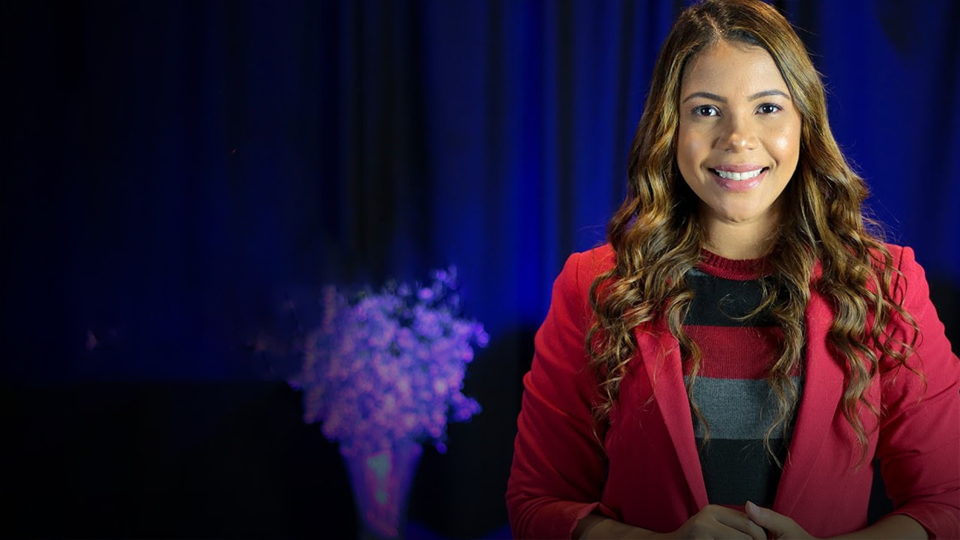
#> input picture bg_test.png, 1920 x 1080 px (shown at 1/2 size)
$ python -i preprocessor.py   (imports and definitions only)
#> lines starting #> are read from the running program, lines starting #| are printed output that depends on the picture
"""
Module tiền xử lý ảnh bằng Pillow (PIL).
Resize ảnh trên RAM trước khi đưa vào FFmpeg để tăng tốc render.
"""

from PIL import Image
from pathlib import Path
import tempfile
import os

# Kích thước chuẩn
LONG_SIZE = (1920, 1080)   # 16:9
SHORT_SIZE = (1080, 1920)  # 9:16


# [10 lines left out: function get_target_size, not called in this run]


def center_crop_resize(img: Image.Image, target_size: tuple) -> Image.Image:
    """
    Center crop và resize ảnh về kích thước đích.
    Giữ nguyên tỉ lệ bằng cách crop trung tâm trước, rồi resize.

    Args:
        img: PIL Image object
        target_size: (width, height)

    Returns:
        PIL Image đã resize
    """
    target_w, target_h = target_size
    target_ratio = target_w / target_h

    img_w, img_h = img.size
    img_ratio = img_w / img_h

    if img_ratio > target_ratio:
        # Ảnh rộng hơn → crop 2 bên
        new_w = int(img_h * target_ratio)
        offset_x = (img_w - new_w) // 2
        img = img.crop((offset_x, 0, offset_x + new_w, img_h))
    elif img_ratio < target_ratio:
        # Ảnh cao hơn → crop trên dưới
        new_h = int(img_w / target_ratio)
        offset_y = (img_h - new_h) // 2
        img = img.crop((0, offset_y, img_w, offset_y + new_h))

    # Resize về kích thước đích
    img = img.resize(target_size, Image.LANCZOS)
    return img


# [43 lines left out: functions preprocess_image, preprocess_batch, not called in this run]


def crop_short_from_long_bg(image_path: str) -> Image.Image:
    """
    Cho video Short: chia ảnh background thành 3 phần dọc,
    lấy phần 3 (bên phải) và resize cho vừa khung Short (1080x1920).

    Ảnh background gốc thường là 1920x1080 (hoặc tương tự tỉ lệ ngang).
    Chia thành 3 cột: [Phần 1 | Phần 2 | Phần 3]
    Lấy Phần 3 → crop → resize thành 1080x1920

    Args:
        image_path: Đường dẫn ảnh background gốc

    Returns:
        PIL Image phần 3 đã resize cho Short
    """
#> called with image_path = 'bg_test.png'
    img = Image.open(image_path).convert("RGB")
#> img is the input picture: PIL image 1920x1080 RGB; mean R, G, B 38.9, 22.5, 46.3
    w, h = img.size
#> w = 1920; h = 1080

    # Chia thành 3 phần dọc (theo chiều ngang)
    part_w = w // 3
#> part_w = 640

    # Lấy phần 3 (phần bên phải)
    part3 = img.crop((part_w * 2, 0, w, h))
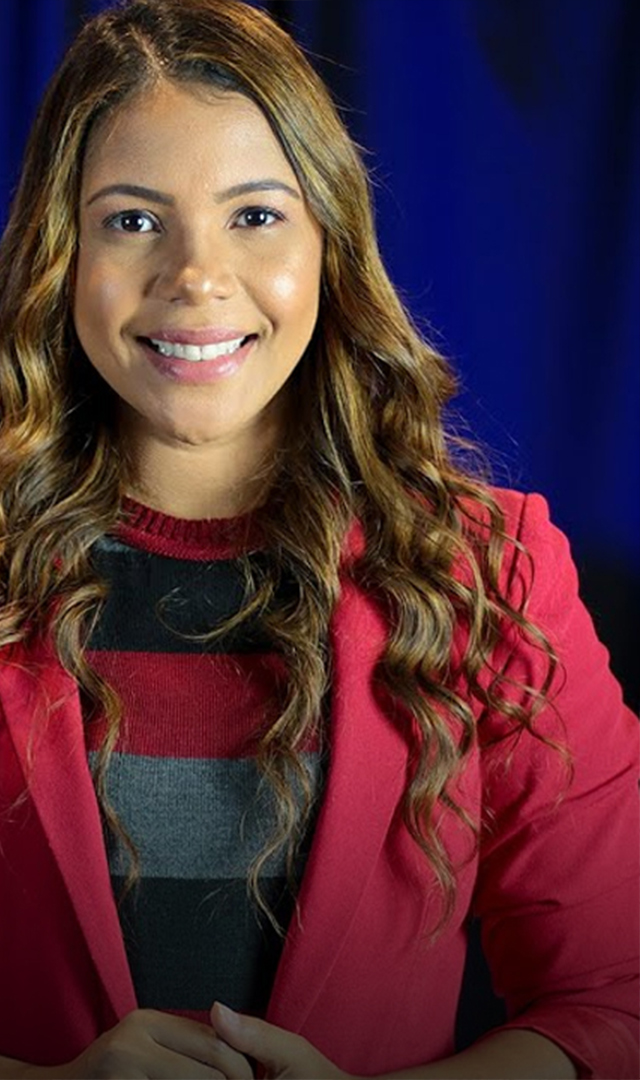
#> part3: PIL image 640x1080 RGB; mean R, G, B 82.4, 45.8, 55.1

    # Resize cho vừa khung Short 1080x1920
    part3 = center_crop_resize(part3, SHORT_SIZE)
#> in center_crop_resize, `img = img.crop((offset_x, 0, offset_x + new_w, img_h))`:
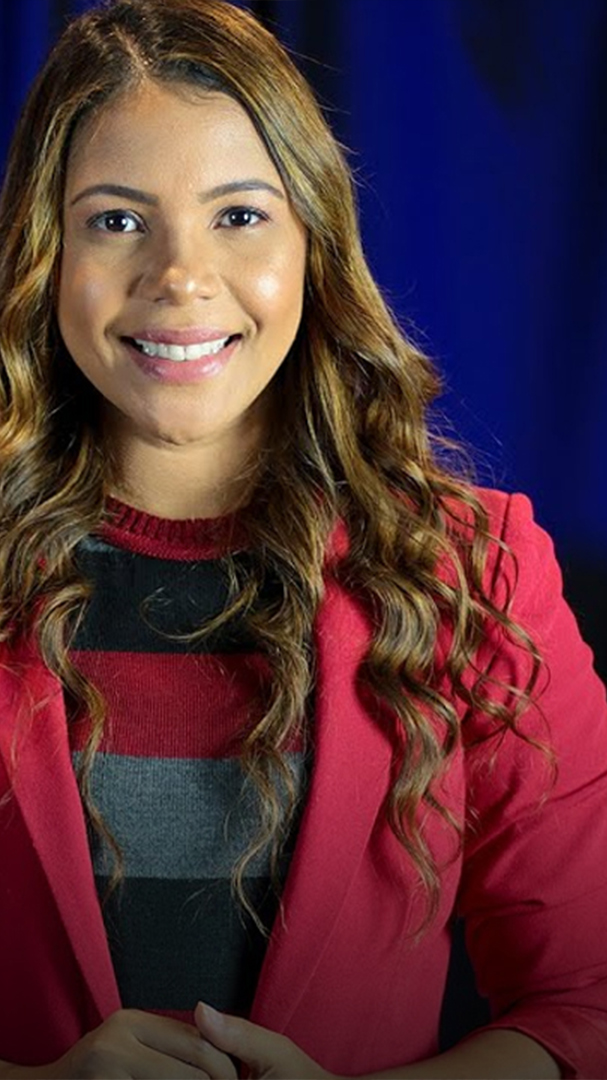
#> img: PIL image 607x1080 RGB; mean R, G, B 83.7, 47.1, 55.6

    return part3


# [46 lines left out: functions save_image_to_temp, save_batch_to_temp, not called in this run]

>>> result = crop_short_from_long_bg('bg_test.png')
